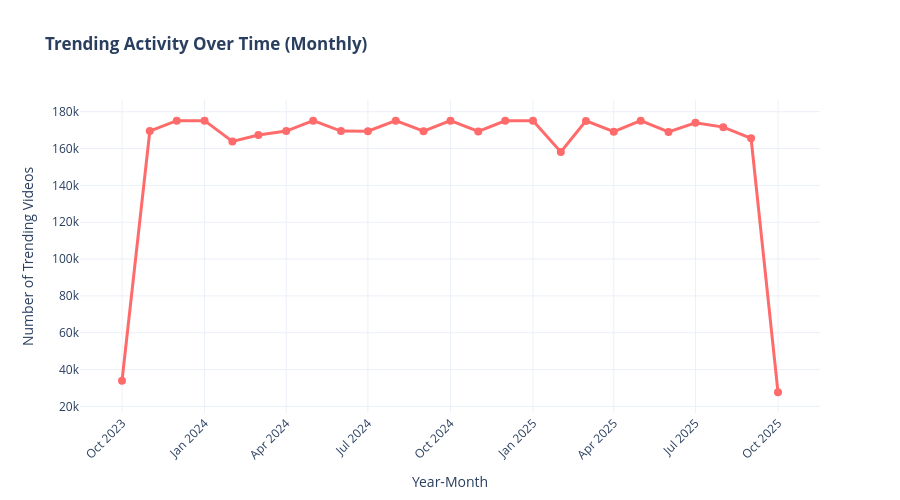

Here is the notebook cell this chart was saved with:
### Code cell
# ============================================
# 16. VISUALIZATION PART 2: TEMPORAL PATTERNS
# ============================================

print("="*80)
print("⏰ TEMPORAL PATTERN VISUALIZATIONS")
print("="*80)

# Prepare temporal data
from pyspark.sql.functions import to_date, datediff, year, month, dayofweek, date_format

# Add temporal features
df_temporal = df.withColumn('snapshot_date_parsed', to_date(col('snapshot_date'))) \
                .withColumn('publish_date_parsed', to_date(col('publish_date'))) \
                .withColumn('days_to_trend', datediff(col('snapshot_date_parsed'), col('publish_date_parsed'))) \
                .withColumn('year', year(col('snapshot_date_parsed'))) \
                .withColumn('month', month(col('snapshot_date_parsed'))) \
                .withColumn('day_of_week', dayofweek(col('snapshot_date_parsed')))

# === Chart 1: Viral Speed Distribution ===
viral_speed_data = df_temporal.filter(
    (col('days_to_trend') >= 0) & (col('days_to_trend') <= 60)
).select('days_to_trend').sample(False, 0.1).toPandas()

print(f"📊 Viral speed data: {len(viral_speed_data):,} samples")

plt.figure(figsize=(14, 6))
sns.histplot(data=viral_speed_data, x='days_to_trend', bins=60, kde=True, color='skyblue', edgecolor='black')
plt.axvline(viral_speed_data['days_to_trend'].mean(), color='red', linestyle='--', linewidth=2, 
            label=f'Mean: {viral_speed_data["days_to_trend"].mean():.1f} days')
plt.axvline(viral_speed_data['days_to_trend'].median(), color='green', linestyle='--', linewidth=2,
            label=f'Median: {viral_speed_data["days_to_trend"].median():.1f} days')
plt.xlabel('Days from Publish to Trending', fontsize=12, fontweight='bold')
plt.ylabel('Number of Videos', fontsize=12, fontweight='bold')
plt.title('Viral Speed Distribution: How Fast Do Videos Trend?', fontsize=14, fontweight='bold')
plt.legend(fontsize=11)
plt.grid(alpha=0.3)
plt.tight_layout()
plt.show()
print("✅ Chart 1: Viral Speed Distribution")

# === Chart 2: Trending Activity by Day of Week ===
day_of_week_data = df_temporal.groupBy('day_of_week').agg(
    count('*').alias('total_videos'),
    avg('view_count').alias('avg_views')
).orderBy('day_of_week').toPandas()

# Map day numbers to names
day_names = {1: 'Sunday', 2: 'Monday', 3: 'Tuesday', 4: 'Wednesday', 
             5: 'Thursday', 6: 'Friday', 7: 'Saturday'}
day_of_week_data['day_name'] = day_of_week_data['day_of_week'].map(day_names)

fig, (ax1, ax2) = plt.subplots(1, 2, figsize=(16, 6))

# Subplot 1: Total Videos by Day
ax1.bar(day_of_week_data['day_name'], day_of_week_data['total_videos'], 
        color=sns.color_palette("viridis", 7), edgecolor='black')
ax1.set_xlabel('Day of Week', fontsize=12, fontweight='bold')
ax1.set_ylabel('Number of Trending Videos', fontsize=12, fontweight='bold')
ax1.set_title('Trending Activity by Day of Week', fontsize=14, fontweight='bold')
ax1.tick_params(axis='x', rotation=45)
ax1.grid(axis='y', alpha=0.3)

# Subplot 2: Average Views by Day
ax2.plot(day_of_week_data['day_name'], day_of_week_data['avg_views'], 
         marker='o', linewidth=3, markersize=10, color='coral')
ax2.fill_between(range(len(day_of_week_data)), day_of_week_data['avg_views'], alpha=0.3, color='coral')
ax2.set_xlabel('Day of Week', fontsize=12, fontweight='bold')
ax2.set_ylabel('Average Views', fontsize=12, fontweight='bold')
ax2.set_title('Average Views by Day of Week', fontsize=14, fontweight='bold')
ax2.tick_params(axis='x', rotation=45)
ax2.grid(alpha=0.3)
ax2.set_xticklabels(day_of_week_data['day_name'])

plt.tight_layout()
plt.show()
print("✅ Chart 2: Day of Week Analysis")

# === Chart 3: Monthly Trending Activity ===
monthly_data = df_temporal.groupBy('year', 'month').agg(
    count('*').alias('total_videos'),
    avg('view_count').alias('avg_views')
).orderBy('year', 'month').toPandas()

monthly_data['year_month'] = monthly_data['year'].astype(str) + '-' + monthly_data['month'].astype(str).str.zfill(2)

fig = px.line(
    monthly_data,
    x='year_month',
    y='total_videos',
    title='<b>Trending Activity Over Time (Monthly)</b>',
    labels={'year_month': 'Year-Month', 'total_videos': 'Number of Trending Videos'},
    markers=True
)
fig.update_traces(line_color='#FF6B6B', line_width=3, marker=dict(size=8))
fig.update_layout(height=500, xaxis_tickangle=-45)
fig.show()
print("✅ Chart 3: Monthly Trending Activity")

print("\n" + "="*80)

### Figure 1 — Plotly figure (JSON) as saved in the notebook; plotly's stock layout.template omitted (floating-point values rounded to 4 significant figures)
{"data": [{"hovertemplate": "Year-Month=%{x}<br>Number of Trending Videos=%{y}<extra></extra>", "legendgroup": "", "line": {"color": "#FF6B6B", "dash": "solid", "width": 3}, "marker": {"size": 8, "symbol": "circle"}, "mode": "lines+markers", "name": "", "orientation": "v", "showlegend": false, "type": "scatter", "x": ["2023-10", "2023-11", "2023-12", "2024-01", "2024-02", "2024-03", "2024-04", "2024-05", "2024-06", "2024-07", "2024-08", "2024-09", "2024-10", "2024-11", "2024-12", "2025-01", "2025-02", "2025-03", "2025-04", "2025-05", "2025-06", "2025-07", "2025-08", "2025-09", "2025-10"], "xaxis": "x", "y": [33911, 169496, 175147, 175138, 163846, 167332, 169489, 175135, 169490, 169440, 175123, 169443, 175144, 169281, 175058, 175084, 158141, 175009, 169149, 175150, 169038, 173953, 171633, 165530, 27630], "yaxis": "y"}], "layout": {"height": 500, "legend": {"tracegroupgap": 0}, "title": {"text": "<b>Trending Activity Over Time (Monthly)</b>"}, "xaxis": {"anchor": "y", "domain": [0, 1], "tickangle": -45, "title": {"text": "Year-Month"}}, "yaxis": {"anchor": "x", "domain": [0, 1], "title": {"text": "Number of Trending Videos"}}}}
